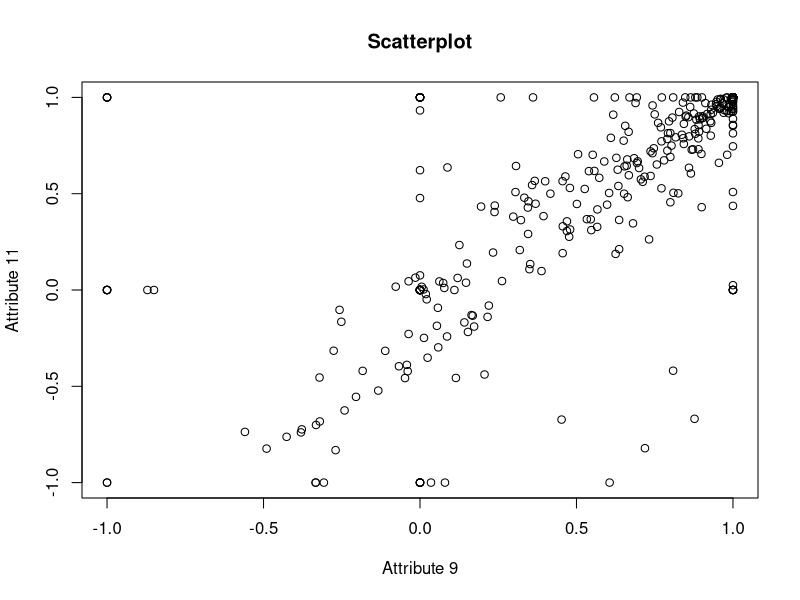
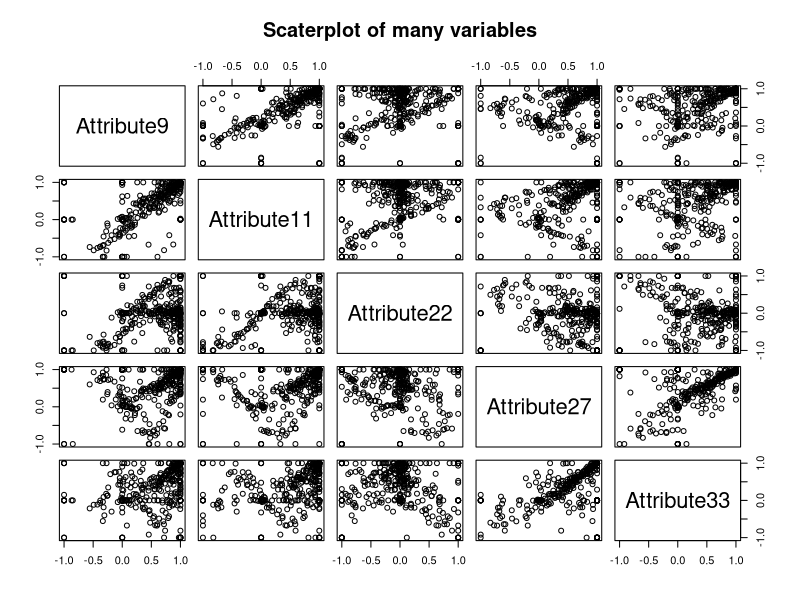
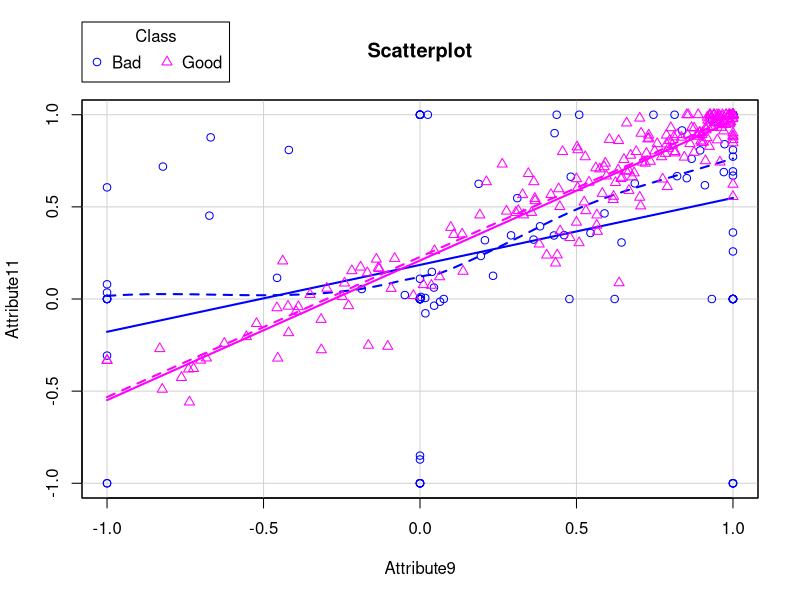
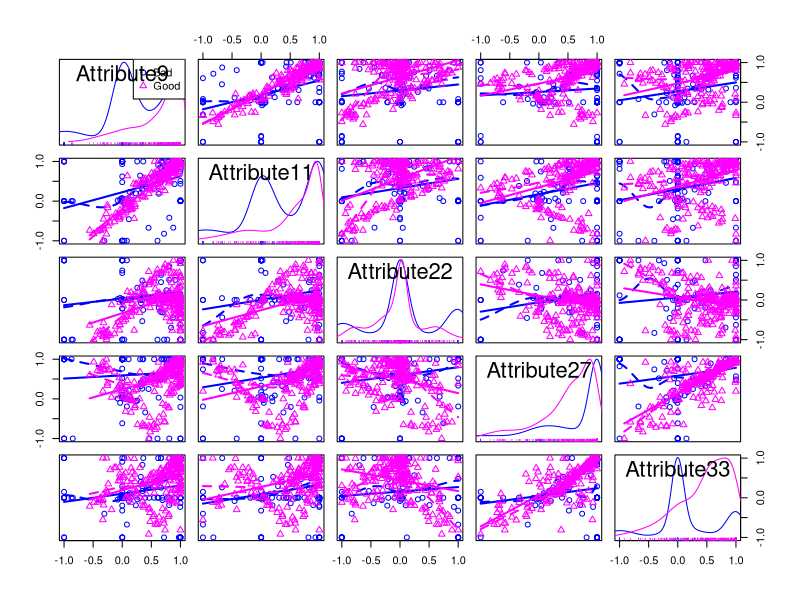

Generate these figures, in order, with R:
##### Homework 2: Classification using Nearest Neighbors --------------------

## Example: Classify Radar returns from the ionosphere ----
## Step 1: Exploring and preparing the data ---- 

# import the CSV file
ion <- read.csv("ionosphere.csv", stringsAsFactors = FALSE)

# examine the structure of the ion data frame
str(ion)

# table of Class
table(ion$Class)

# recode Class as a factor
ion$Class <- factor(ion$Class, levels = c("b", "g"),
                         labels = c("Bad", "Good"))

# table or proportions with more informative labels
round(prop.table(table(ion$Class)) * 100, digits = 1)

# summarize three numeric features
summary(ion[c("Attribute9", "Attribute11", "Attribute22")])

# create training and test data
ion_train <- ion[1:251,1:34 ]

ion_test <- ion[252:351,1:34 ]

# create labels for training and test data

ion_train_labels <- ion[1:251, 35]
#ion_train_labels
ion_test_labels <- ion[252:351, 35]
#ion_test_labels

# visualize the data using labels

plot(ion$Attribute9,ion$Attribute11, 
     main = 'Scatterplot',
     xlab = 'Attribute 9',
     ylab = 'Attribute 11')

pairs(~Attribute9+Attribute11+Attribute22+Attribute27+Attribute33, 
      data = ion,
      main = 'Scaterplot of many variables')

library(car)

scatterplot(Attribute9 ~ Attribute11 | Class, data = ion,
            main = 'Scatterplot',
            xlab = 'Attribute9',
            ylab = 'Attribute11')


scatterplotMatrix(~Attribute9+Attribute11+Attribute22+Attribute27+Attribute33 | Class, data=ion)

## Step 2: Training a model on the data ----

# load the "class" library
library(class)

ion_test_pred <- knn(train = ion_train, test = ion_test,
                      cl = ion_train_labels, k = 21)

head(ion_test)
head(ion_test_pred)

## Step 3: Evaluating model performance ----

# load the "gmodels" library
library(gmodels)

# Create the cross tabulation of predicted vs. actual.......what's chisq for ....
CrossTable(x = ion_test_labels, y = ion_test_pred,
           prop.chisq = FALSE)

## Step 4: Improving model performance ----

#start time
strt<-Sys.time()

ion_test_pred <- knn(train = ion_train, test = ion_test, cl = ion_train_labels, k=1)
CrossTable(x = ion_test_labels, y = ion_test_pred, prop.chisq=FALSE)

ion_test_pred <- knn(train = ion_train, test = ion_test, cl = ion_train_labels, k=5)
CrossTable(x = ion_test_labels, y = ion_test_pred, prop.chisq=FALSE)

ion_test_pred <- knn(train = ion_train, test = ion_test, cl = ion_train_labels, k=11)
CrossTable(x = ion_test_labels, y = ion_test_pred, prop.chisq=FALSE)

ion_test_pred <- knn(train = ion_train, test = ion_test, cl = ion_train_labels, k=15)
CrossTable(x = ion_test_labels, y = ion_test_pred, prop.chisq=FALSE)

ion_test_pred <- knn(train = ion_train, test = ion_test, cl = ion_train_labels, k=21)
CrossTable(x = ion_test_labels, y = ion_test_pred, prop.chisq=FALSE)

ion_test_pred <- knn(train = ion_train, test = ion_test, cl = ion_train_labels, k=27)
CrossTable(x = ion_test_labels, y = ion_test_pred, prop.chisq=FALSE)

#end time
print(Sys.time()-strt)
